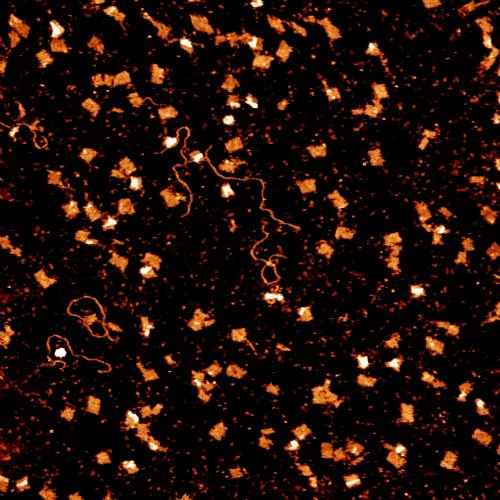
#> input picture DNA_obj_detction/images/proteins.jpg, 1000 x 1000 px, given in place of gray.jpg, which was not available (shown at 1/2 size)
$ python 'cv04-create the mask.py'
#> lines starting #> are read from the running program, lines starting #| are printed output that depends on the picture; after the words box and inside, x2 and y2 are one past the last pixel; in counts of white or black regions, pixels touching at a corner belong together; pictures that were not available may be replaced by others from this repository, and a replacement may not be noted
#!/usr/bin/env python3
# -*- coding: utf-8 -*-
"""
Created on Sat Feb  2 20:00:14 2019

@author: haiyangwang
"""

import cv2
import numpy as np
import matplotlib.pyplot as plt


img = cv2.imread('images/gray.jpg', -1);
#> img is the input picture: shape (1000, 1000, 3); mean B, G, R 5.4, 13.4, 32.8
img_flt = cv2.imread('images/img_res.jpg', cv2.IMREAD_GRAYSCALE);
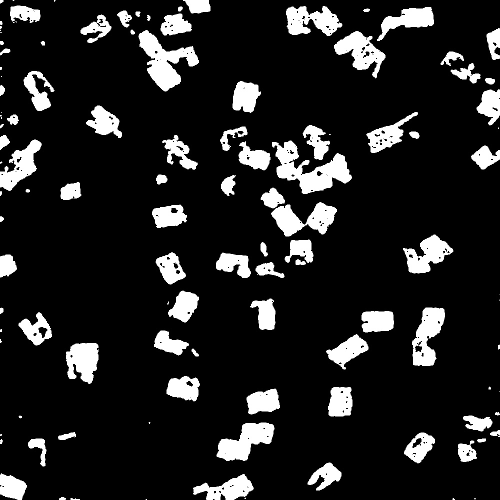
#> input picture DNA_obj_detction/images/img_res.jpg, 1000 x 1000 px, found by its file name (shown at 1/2 size)
#> img_flt is the input picture: shape (1000, 1000); min 0, max 255, mean 34
img_thd1 = cv2.imread('images/threshold01.jpg', cv2.IMREAD_GRAYSCALE);
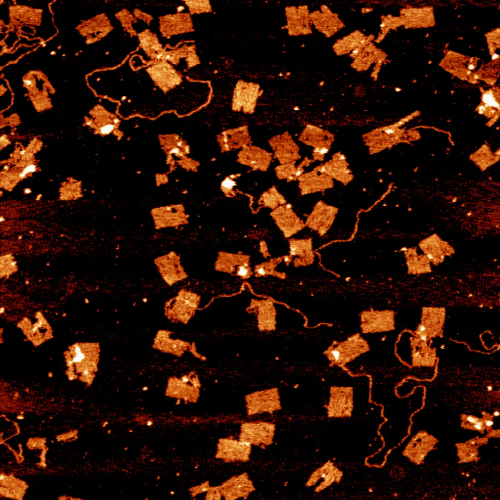
#> input picture DNA_obj_detction/images/s_b1.jpg, 1000 x 1000 px, given in place of threshold01.jpg, which was not available (shown at 1/2 size)
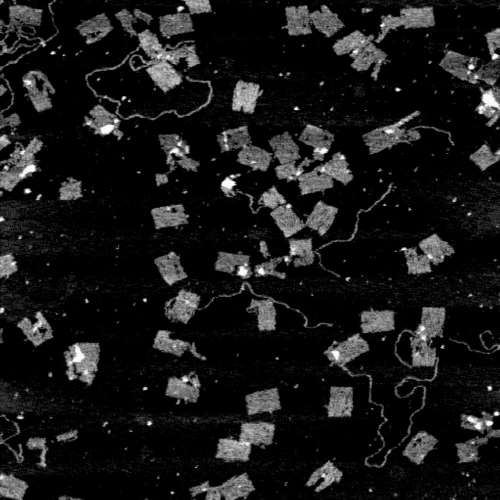
#> img_thd1: shape (1000, 1000) (shown at 1/2 size); min 0, max 254, mean 24.4

plt.imshow(img_flt, cmap='gray');
plt.imshow(img_thd1, cmap='gray');


# --- prepare the filter and threshold images
#ret,f = cv2.threshold(img_flt,127,255,cv2.THRESH_BINARY);
f = np.uint8(img_flt > 127);        #convert the data type
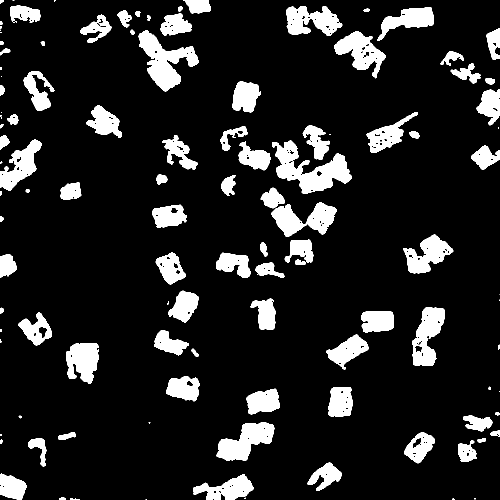
#> f: shape (1000, 1000) (shown at 1/2 size); values 0 (black) and 1 (white), 13.3% white; 114 white regions (22 under 20 px), largest, box (x1, y1, x2, y2) and area: (544, 281, 704, 388) 7450, (277, 60, 398, 183) 6307, (433, 845, 549, 922) 4952

#ret,th = cv2.threshold(img_thd1, 127, 255, cv2.THRESH_BINARY);
th = np.uint8(img_thd1 > 127);
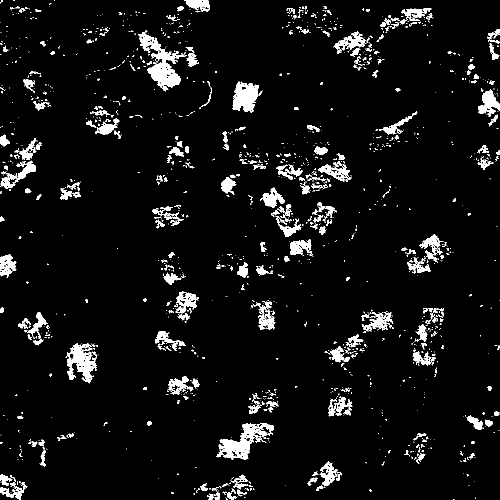
#> th: shape (1000, 1000) (shown at 1/2 size); values 0 (black) and 1 (white), 5.9% white; 1478 white regions (1184 under 20 px), largest, box (x1, y1, x2, y2) and area: (277, 64, 374, 183) 3753, (432, 846, 548, 920) 3171, (131, 686, 194, 767) 2430


M, N = 1000, 1000


img_mark = np.ones((M, N))
img_seg_list = []
pt_st_list = []


for i in range(2, M-2):
    for j in range(2, N-2):
        # ...
        if f[i, j] == 1:
            #img_thd1[i, j]
            if f[i, j] and img_mark[i, j]:
#> (the run stopped early here; a loop or call above may not have finished)
